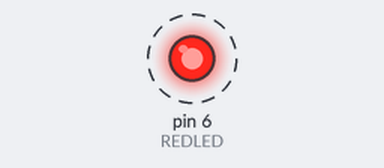
Recording of a sketch running on a simulated Arduino Uno, built with avr-gcc and run on an emulated ATmega328P. On the bench: output pins drawn as LEDs (lit = HIGH). Dashed ring = blinking.

Above: at 0.5 s.
Timing chart, 0 to 4.6 s (numbered marks = the images above):
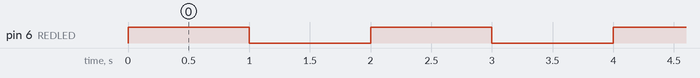

Measured:
- by itself, pin 6 (REDLED): alternates HIGH for 1.0 s and LOW for 1.0 s

The sketch:

blink-led.ino
```cpp
#define REDLED 6
void setup() {
  // put your setup code here, to run once:
 pinMode(REDLED, OUTPUT);
}

void loop() {
  // put your main code here, to run repeatedly:
  digitalWrite(REDLED, HIGH);
  delay(1000);
  digitalWrite(REDLED, LOW);
  delay(1000);

}
```
